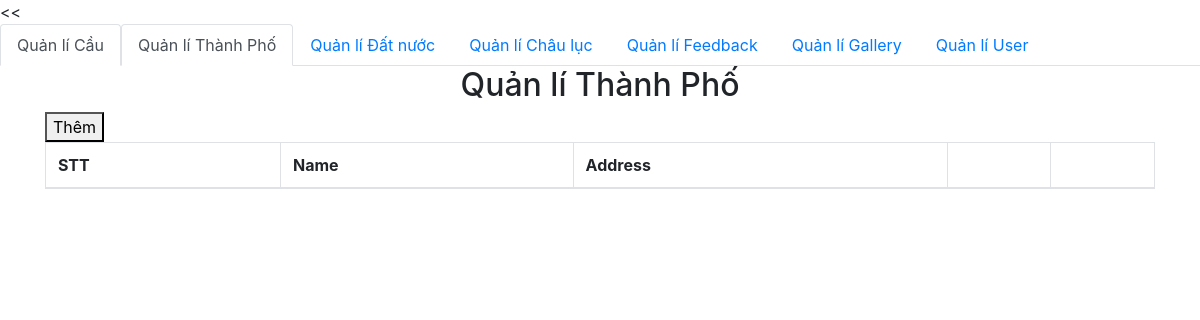
/admin/category/quanlithanhpho.php, run on an earlier commit of the app's database.
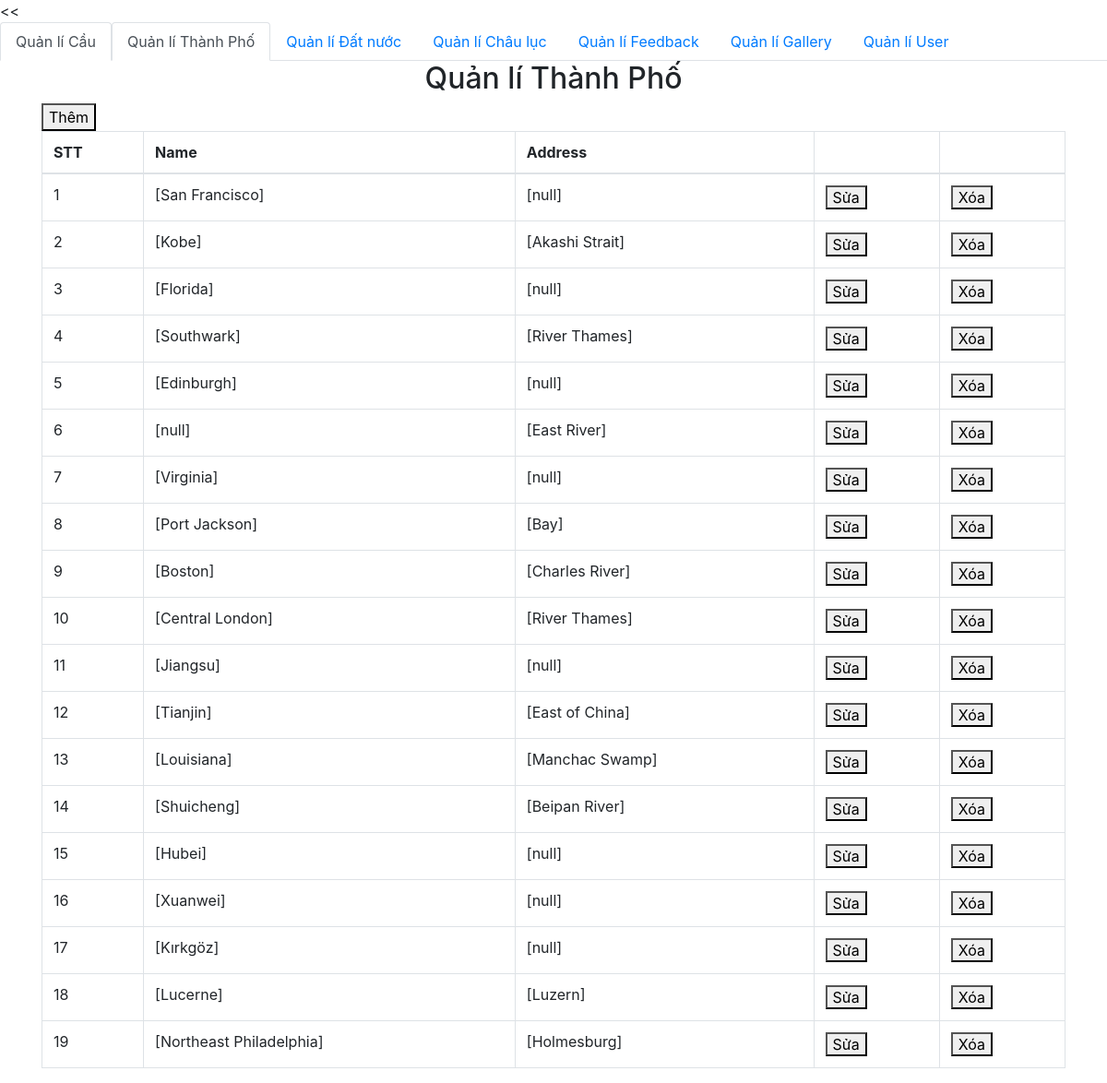
And on a later commit of the database.
### tables this page shows
CREATE TABLE `city` (
  `id` int(11) NOT NULL,
  `country_id` int(11) DEFAULT NULL,
  `name_city` varchar(50) NOT NULL,
  `address` varchar(50) DEFAULT NULL
);

### admin/db/dbhelper.php (called while the page is built, shortened)
<?php
require_once('config.php');
function queryResult($sql, $isSingle = false) {
	$conn = mysqli_connect(HOST, USERNAME, PASSWORD, DATABASE);
	mysqli_set_charset($conn, 'utf8');
	$resultset = mysqli_query($conn, $sql);
	$data = [];
	while(($row = mysqli_fetch_array($resultset, 1)) != null) {
		$data[] = $row;
	}
	return $data;
}

### admin/category/quanlithanhpho.php (the view, shortened to what this page needs)
<<?php
require_once ('../db/config.php');
require_once ('../db/dbhelper.php');
?>
<!DOCTYPE html>
<html>
<head>
	<link rel="stylesheet" href="https://maxcdn.bootstrapcdn.com/bootstrap/4.4.1/css/bootstrap.min.css">
</head>
<body>
		<ul class="nav nav-tabs">
	  <li class="nav-item">
	    <a class="nav-link active" href="index.php">Quản lí Cầu</a>
	  </li>
	  <li class="nav-item">
	    <a class="nav-link active" href="#">Quản lí Thành Phố</a>
	  </li>
	  <li class="nav-item">
	    <a class="nav-link" href="quanlidatnuoc.php">Quản lí Đất nước</a>
	  </li>
	  <li class="nav-item">
	    <a class="nav-link" href="quanlichauluc.php">Quản lí Châu lục</a>
	  </li>
	  <li class="nav-item">
	    <a class="nav-link" href="feedbacklist.php">Quản lí Feedback</a>
	  </li>
	  <li class="nav-item">
	    <a class="nav-link" href="#">Quản lí Gallery</a>
	  </li>
	  <li class="nav-item">
	    <a class="nav-link" href="user.php">Quản lí User</a>
	  </li>
	 	</ul>
	<div class="container">
		<div class="panel panel-primary">
			<div class="panel-heading">
				<h2 class="text-center">Quản lí Thành Phố</h2>
			</div>
			<div class="panel-body">
				<a href="add.php">
					<button class="bth bth-success">Thêm</button>
				</a>
				<table class="table table-bordered table-hover">
					<thead>
						<tr>
							<th>STT</th>
							<th>Name</th>
							<th>Address</th>
							<th></th>
							<th></th>
						</tr>
					</thead>
					<tbody>
<?php
$sql = 'select * from city';
$cityList = queryResult($sql);
$index = 1;
foreach ($cityList as $item){
	echo '<tr>
			<td>'.($index++).'</td>
			<td>'.$item['name_city'].'</td>
			<td>'.$item['address'].'</td>
			<td>
			<a href="add.php?id='.$item['id'].'"><button class="bth bth-warning">Sửa</button></a>
			</td>
			<td>
			<button class="bth bth-danger" onclick=deleteCategory('.$item['id'].') >Xóa</button>
			</td>
		</tr>';
}
?>
					</tbody>
				</table>
			</div>
		</div>
	</div>
</body>
</html>

What changed in the data, as far as the page shows it:
added city: name_city "[San Francisco]", address "[null]"
added city: name_city "[Kobe]", address "[Akashi Strait]"
added city: name_city "[Florida]", address "[null]"
added city: name_city "[Southwark]", address "[River Thames]"
added city: name_city "[Edinburgh]", address "[null]"
added city: name_city "[null]", address "[East River]"
added city: name_city "[Virginia]", address "[null]"
added city: name_city "[Port Jackson]", address "[Bay]"
added city: name_city "[Boston]", address "[Charles River]"
added city: name_city "[Central London]", address "[River Thames]"
added city: name_city "[Jiangsu]", address "[null]"
added city: name_city "[Tianjin]", address "[East of China]"
added city: name_city "[Louisiana]", address "[Manchac Swamp]"
added city: name_city "[Shuicheng]", address "[Beipan River]"
added city: name_city "[Hubei]", address "[null]"
added city: name_city "[Xuanwei]", address "[null]"
added city: name_city "[Kırkgöz]", address "[null]"
added city: name_city "[Lucerne]", address "[Luzern]"
added city: name_city "[Northeast Philadelphia]", address "[Holmesburg]"
